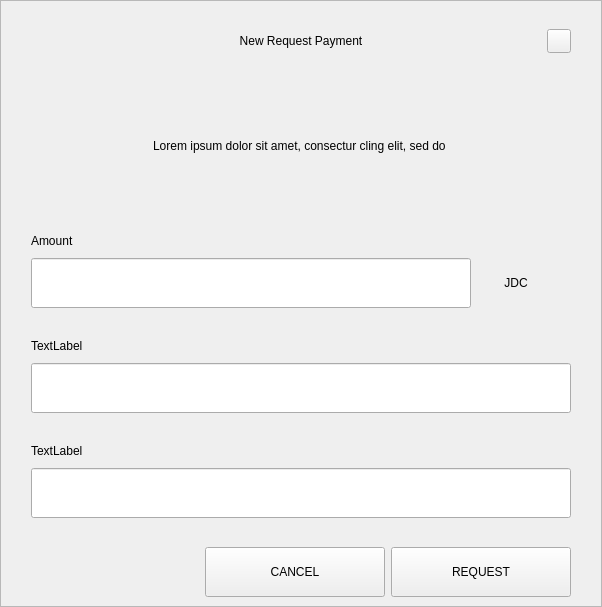
<?xml version="1.0" encoding="UTF-8"?>
<ui version="4.0">
 <class>RequestDialog</class>
 <widget class="QDialog" name="RequestDialog">
  <property name="geometry">
   <rect>
    <x>0</x>
    <y>0</y>
    <width>602</width>
    <height>607</height>
   </rect>
  </property>
  <property name="windowTitle">
   <string>Dialog</string>
  </property>
  <layout class="QVBoxLayout" name="verticalLayout_5">
   <property name="spacing">
    <number>0</number>
   </property>
   <property name="leftMargin">
    <number>0</number>
   </property>
   <property name="topMargin">
    <number>0</number>
   </property>
   <property name="rightMargin">
    <number>0</number>
   </property>
   <property name="bottomMargin">
    <number>0</number>
   </property>
   <item>
    <widget class="QFrame" name="frame">
     <property name="styleSheet">
      <string notr="true"/>
     </property>
     <property name="frameShape">
      <enum>QFrame::StyledPanel</enum>
     </property>
     <property name="frameShadow">
      <enum>QFrame::Raised</enum>
     </property>
     <layout class="QVBoxLayout" name="verticalLayout_4" stretch="1,0,0">
      <property name="spacing">
       <number>0</number>
      </property>
      <property name="leftMargin">
       <number>30</number>
      </property>
      <property name="topMargin">
       <number>20</number>
      </property>
      <property name="rightMargin">
       <number>30</number>
      </property>
      <property name="bottomMargin">
       <number>0</number>
      </property>
      <item>
       <layout class="QHBoxLayout" name="horizontalLayout_3">
        <property name="spacing">
         <number>0</number>
        </property>
        <item>
         <spacer name="horizontalSpacer_21">
          <property name="orientation">
           <enum>Qt::Horizontal</enum>
          </property>
          <property name="sizeHint" stdset="0">
           <size>
            <width>40</width>
            <height>20</height>
           </size>
          </property>
         </spacer>
        </item>
        <item>
         <widget class="QLabel" name="labelTitle">
          <property name="minimumSize">
           <size>
            <width>0</width>
            <height>40</height>
           </size>
          </property>
          <property name="maximumSize">
           <size>
            <width>16777215</width>
            <height>40</height>
           </size>
          </property>
          <property name="styleSheet">
           <string notr="true">padding-left:24px;</string>
          </property>
          <property name="text">
           <string>New Request Payment</string>
          </property>
          <property name="alignment">
           <set>Qt::AlignCenter</set>
          </property>
          <property name="margin">
           <number>7</number>
          </property>
         </widget>
        </item>
        <item>
         <spacer name="horizontalSpacer">
          <property name="orientation">
           <enum>Qt::Horizontal</enum>
          </property>
          <property name="sizeHint" stdset="0">
           <size>
            <width>40</width>
            <height>20</height>
           </size>
          </property>
         </spacer>
        </item>
        <item>
         <widget class="QPushButton" name="btnEsc">
          <property name="minimumSize">
           <size>
            <width>24</width>
            <height>24</height>
           </size>
          </property>
          <property name="maximumSize">
           <size>
            <width>24</width>
            <height>24</height>
           </size>
          </property>
          <property name="focusPolicy">
           <enum>Qt::NoFocus</enum>
          </property>
          <property name="text">
           <string/>
          </property>
         </widget>
        </item>
       </layout>
      </item>
      <item>
       <widget class="QStackedWidget" name="stack">
        <property name="minimumSize">
         <size>
          <width>540</width>
          <height>0</height>
         </size>
        </property>
        <property name="maximumSize">
         <size>
          <width>540</width>
          <height>16777215</height>
         </size>
        </property>
        <property name="currentIndex">
         <number>0</number>
        </property>
        <widget class="QWidget" name="page_1">
         <property name="minimumSize">
          <size>
           <width>540</width>
           <height>0</height>
          </size>
         </property>
         <property name="maximumSize">
          <size>
           <width>540</width>
           <height>16777215</height>
          </size>
         </property>
         <layout class="QVBoxLayout" name="layout1">
          <property name="spacing">
           <number>0</number>
          </property>
          <property name="leftMargin">
           <number>0</number>
          </property>
          <property name="topMargin">
           <number>0</number>
          </property>
          <property name="rightMargin">
           <number>0</number>
          </property>
          <property name="bottomMargin">
           <number>0</number>
          </property>
          <item>
           <spacer name="verticalSpacer_21">
            <property name="orientation">
             <enum>Qt::Vertical</enum>
            </property>
            <property name="sizeType">
             <enum>QSizePolicy::Fixed</enum>
            </property>
            <property name="sizeHint" stdset="0">
             <size>
              <width>20</width>
              <height>30</height>
             </size>
            </property>
           </spacer>
          </item>
          <item alignment="Qt::AlignHCenter">
           <widget class="QLabel" name="labelMessage">
            <property name="minimumSize">
             <size>
              <width>400</width>
              <height>50</height>
             </size>
            </property>
            <property name="text">
             <string>Lorem ipsum dolor sit amet, consectur cling elit, sed do </string>
            </property>
            <property name="alignment">
             <set>Qt::AlignCenter</set>
            </property>
            <property name="wordWrap">
             <bool>true</bool>
            </property>
           </widget>
          </item>
          <item alignment="Qt::AlignBottom">
           <widget class="QWidget" name="containerAmount" native="true">
            <layout class="QVBoxLayout" name="verticalLayout">
             <property name="spacing">
              <number>9</number>
             </property>
             <property name="leftMargin">
              <number>0</number>
             </property>
             <property name="topMargin">
              <number>0</number>
             </property>
             <property name="rightMargin">
              <number>0</number>
             </property>
             <property name="bottomMargin">
              <number>0</number>
             </property>
             <item>
              <widget class="QLabel" name="labelSubtitleAmount">
               <property name="minimumSize">
                <size>
                 <width>350</width>
                 <height>16</height>
                </size>
               </property>
               <property name="maximumSize">
                <size>
                 <width>16777215</width>
                 <height>16</height>
                </size>
               </property>
               <property name="text">
                <string>Amount</string>
               </property>
              </widget>
             </item>
             <item alignment="Qt::AlignTop">
              <widget class="QWidget" name="layoutAmount" native="true">
               <layout class="QHBoxLayout" name="horizontalLayout" stretch="2,0">
                <property name="spacing">
                 <number>0</number>
                </property>
                <property name="leftMargin">
                 <number>0</number>
                </property>
                <property name="topMargin">
                 <number>0</number>
                </property>
                <property name="rightMargin">
                 <number>0</number>
                </property>
                <property name="bottomMargin">
                 <number>0</number>
                </property>
                <item>
                 <widget class="QLineEdit" name="lineEditAmount">
                  <property name="minimumSize">
                   <size>
                    <width>0</width>
                    <height>50</height>
                   </size>
                  </property>
                  <property name="maximumSize">
                   <size>
                    <width>16777215</width>
                    <height>50</height>
                   </size>
                  </property>
                 </widget>
                </item>
                <item>
                 <widget class="QWidget" name="comboContainer" native="true">
                  <property name="minimumSize">
                   <size>
                    <width>100</width>
                    <height>50</height>
                   </size>
                  </property>
                  <property name="maximumSize">
                   <size>
                    <width>16777215</width>
                    <height>50</height>
                   </size>
                  </property>
                  <layout class="QHBoxLayout" name="horizontalLayout_31">
                   <property name="spacing">
                    <number>0</number>
                   </property>
                   <property name="leftMargin">
                    <number>0</number>
                   </property>
                   <property name="topMargin">
                    <number>0</number>
                   </property>
                   <property name="rightMargin">
                    <number>10</number>
                   </property>
                   <property name="bottomMargin">
                    <number>0</number>
                   </property>
                   <item>
                    <widget class="QLabel" name="comboBoxCoin">
                     <property name="text">
                      <string>JDC</string>
                     </property>
                     <property name="alignment">
                      <set>Qt::AlignCenter</set>
                     </property>
                    </widget>
                   </item>
                  </layout>
                 </widget>
                </item>
               </layout>
              </widget>
             </item>
            </layout>
           </widget>
          </item>
          <item>
           <spacer name="verticalSpacer_31">
            <property name="orientation">
             <enum>Qt::Vertical</enum>
            </property>
            <property name="sizeType">
             <enum>QSizePolicy::Fixed</enum>
            </property>
            <property name="sizeHint" stdset="0">
             <size>
              <width>20</width>
              <height>30</height>
             </size>
            </property>
           </spacer>
          </item>
          <item>
           <layout class="QVBoxLayout" name="verticalLayoutLabel">
            <property name="spacing">
             <number>9</number>
            </property>
            <item>
             <widget class="QLabel" name="labelSubtitleLabel">
              <property name="minimumSize">
               <size>
                <width>0</width>
                <height>16</height>
               </size>
              </property>
              <property name="maximumSize">
               <size>
                <width>16777215</width>
                <height>16</height>
               </size>
              </property>
              <property name="text">
               <string>TextLabel</string>
              </property>
             </widget>
            </item>
            <item>
             <widget class="QLineEdit" name="lineEditLabel">
              <property name="minimumSize">
               <size>
                <width>0</width>
                <height>50</height>
               </size>
              </property>
              <property name="maximumSize">
               <size>
                <width>16777215</width>
                <height>50</height>
               </size>
              </property>
             </widget>
            </item>
           </layout>
          </item>
          <item>
           <spacer name="verticalSpacer_34">
            <property name="orientation">
             <enum>Qt::Vertical</enum>
            </property>
            <property name="sizeType">
             <enum>QSizePolicy::Fixed</enum>
            </property>
            <property name="sizeHint" stdset="0">
             <size>
              <width>20</width>
              <height>30</height>
             </size>
            </property>
           </spacer>
          </item>
          <item>
           <layout class="QVBoxLayout" name="verticalLayoutDescription">
            <property name="spacing">
             <number>9</number>
            </property>
            <item>
             <widget class="QLabel" name="labelSubtitleDescription">
              <property name="minimumSize">
               <size>
                <width>0</width>
                <height>16</height>
               </size>
              </property>
              <property name="maximumSize">
               <size>
                <width>16777215</width>
                <height>16</height>
               </size>
              </property>
              <property name="text">
               <string>TextLabel</string>
              </property>
             </widget>
            </item>
            <item>
             <widget class="QLineEdit" name="lineEditDescription">
              <property name="minimumSize">
               <size>
                <width>0</width>
                <height>50</height>
               </size>
              </property>
              <property name="maximumSize">
               <size>
                <width>16777215</width>
                <height>50</height>
               </size>
              </property>
             </widget>
            </item>
            <item>
             <spacer name="verticalSpacer_4">
              <property name="orientation">
               <enum>Qt::Vertical</enum>
              </property>
              <property name="sizeType">
               <enum>QSizePolicy::Fixed</enum>
              </property>
              <property name="sizeHint" stdset="0">
               <size>
                <width>20</width>
                <height>20</height>
               </size>
              </property>
             </spacer>
            </item>
           </layout>
          </item>
         </layout>
        </widget>
        <widget class="QWidget" name="page_2">
         <layout class="QVBoxLayout" name="layout2">
          <item>
           <spacer name="verticalSpacer_5">
            <property name="orientation">
             <enum>Qt::Vertical</enum>
            </property>
            <property name="sizeType">
             <enum>QSizePolicy::Fixed</enum>
            </property>
            <property name="sizeHint" stdset="0">
             <size>
              <width>20</width>
              <height>50</height>
             </size>
            </property>
           </spacer>
          </item>
          <item alignment="Qt::AlignHCenter">
           <widget class="QLabel" name="labelQrImg">
            <property name="minimumSize">
             <size>
              <width>260</width>
              <height>260</height>
             </size>
            </property>
            <property name="maximumSize">
             <size>
              <width>260</width>
              <height>260</height>
             </size>
            </property>
            <property name="text">
             <string/>
            </property>
            <property name="alignment">
             <set>Qt::AlignCenter</set>
            </property>
           </widget>
          </item>
          <item>
           <spacer name="verticalSpacer_2">
            <property name="orientation">
             <enum>Qt::Vertical</enum>
            </property>
            <property name="sizeType">
             <enum>QSizePolicy::Fixed</enum>
            </property>
            <property name="sizeHint" stdset="0">
             <size>
              <width>20</width>
              <height>30</height>
             </size>
            </property>
           </spacer>
          </item>
          <item alignment="Qt::AlignHCenter">
           <widget class="QLabel" name="labelAddress">
            <property name="text">
             <string>D7VFR83SQbiezrW72hjcWJtcfip5krte2Z </string>
            </property>
           </widget>
          </item>
          <item>
           <spacer name="verticalSpacer_32">
            <property name="orientation">
             <enum>Qt::Vertical</enum>
            </property>
            <property name="sizeType">
             <enum>QSizePolicy::Expanding</enum>
            </property>
            <property name="sizeHint" stdset="0">
             <size>
              <width>20</width>
              <height>20</height>
             </size>
            </property>
           </spacer>
          </item>
          <item>
           <layout class="QHBoxLayout" name="horizontal">
            <property name="leftMargin">
             <number>20</number>
            </property>
            <property name="rightMargin">
             <number>20</number>
            </property>
            <property name="bottomMargin">
             <number>20</number>
            </property>
            <item>
             <spacer name="horizontalSpacer_4">
              <property name="orientation">
               <enum>Qt::Horizontal</enum>
              </property>
              <property name="sizeHint" stdset="0">
               <size>
                <width>40</width>
                <height>20</height>
               </size>
              </property>
             </spacer>
            </item>
            <item>
             <widget class="QPushButton" name="btnCopyAddress">
              <property name="minimumSize">
               <size>
                <width>180</width>
                <height>50</height>
               </size>
              </property>
              <property name="text">
               <string>COPY ADDRESS</string>
              </property>
             </widget>
            </item>
            <item>
             <widget class="QPushButton" name="btnCopyUrl">
              <property name="minimumSize">
               <size>
                <width>180</width>
                <height>50</height>
               </size>
              </property>
              <property name="text">
               <string>COPY URL</string>
              </property>
             </widget>
            </item>
            <item>
             <spacer name="horizontalSpacer_2">
              <property name="orientation">
               <enum>Qt::Horizontal</enum>
              </property>
              <property name="sizeHint" stdset="0">
               <size>
                <width>40</width>
                <height>20</height>
               </size>
              </property>
             </spacer>
            </item>
           </layout>
          </item>
         </layout>
        </widget>
       </widget>
      </item>
      <item>
       <widget class="QWidget" name="buttonsStack" native="true">
        <layout class="QHBoxLayout" name="horizontalLayout_5">
         <property name="leftMargin">
          <number>20</number>
         </property>
         <property name="rightMargin">
          <number>0</number>
         </property>
         <item>
          <spacer name="horizontalSpacer_41">
           <property name="orientation">
            <enum>Qt::Horizontal</enum>
           </property>
           <property name="sizeHint" stdset="0">
            <size>
             <width>40</width>
             <height>20</height>
            </size>
           </property>
          </spacer>
         </item>
         <item>
          <widget class="QPushButton" name="btnCancel">
           <property name="minimumSize">
            <size>
             <width>180</width>
             <height>50</height>
            </size>
           </property>
           <property name="focusPolicy">
            <enum>Qt::NoFocus</enum>
           </property>
           <property name="text">
            <string>CANCEL</string>
           </property>
          </widget>
         </item>
         <item>
          <widget class="QPushButton" name="btnSave">
           <property name="minimumSize">
            <size>
             <width>180</width>
             <height>50</height>
            </size>
           </property>
           <property name="focusPolicy">
            <enum>Qt::NoFocus</enum>
           </property>
           <property name="text">
            <string>REQUEST</string>
           </property>
          </widget>
         </item>
        </layout>
       </widget>
      </item>
     </layout>
    </widget>
   </item>
  </layout>
 </widget>
 <resources/>
 <connections/>
</ui>
